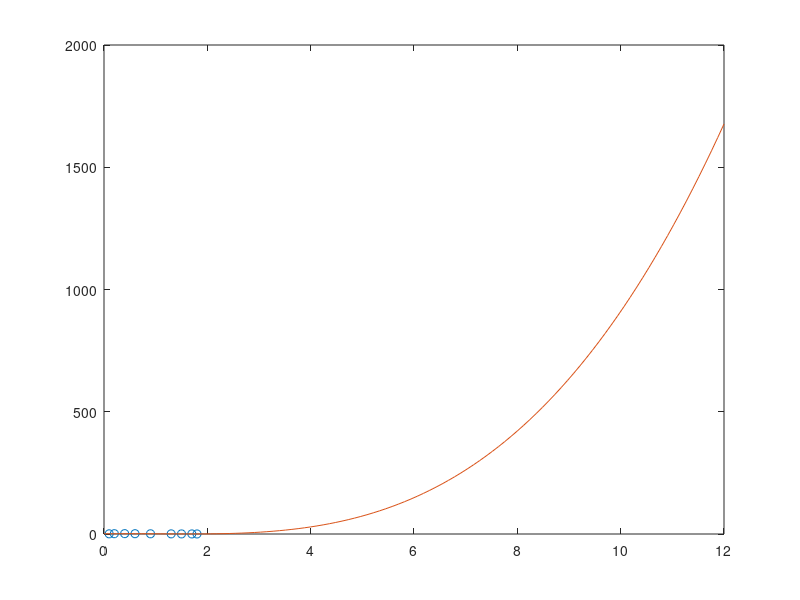

Reproduce this figure in MATLAB.
%% Problem 4 14.8
% plot data & curve fits of regression


%% CODE
clc; clear all;

x=[0.1 0.2 0.4 0.6 0.9 1.3 1.5 1.7 1.8];
y=[0.75 1.25 1.45 1.25 0.85 0.55 0.35 0.28 0.18];

f1=polyfit(x,y,3);
    x1=linspace(0,12);
    yy=polyval(f1,x1);
f=f1(1)*x.^3+f1(2)*x.^2+f1(3)*x+f1(4);

fprintf("Cubic Polynomial: (%0.4f)*x^3 + (%0.4f)*x^2 + (%0.4f)*x + (%0.4f) \n",f1);
    sr=sum((y-f).^2);
    st=sum((y-mean(y)).^2);
    rSQR=(st-sr)/st
    s_yx=sqrt(sr/(8-4))
    
    
    plot(x,y,'o')
    hold on
plot(x1,yy)


